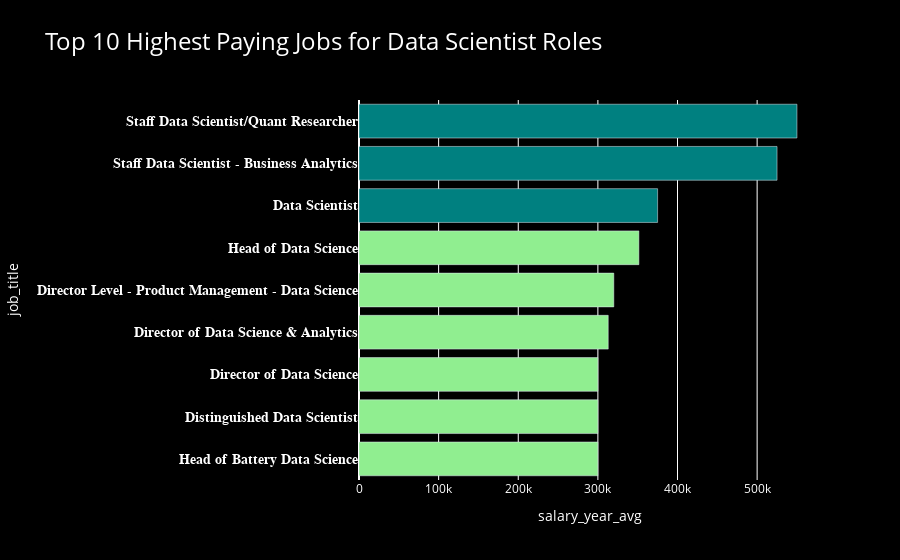

Write notebook code for a chart like this one.
### Code cell
fig_pjobs1.update_layout(
    title={
        'text': 'Top 10 Highest Paying Jobs for Data Scientist Roles',
        'font': {
            'size': 24  # Increase the size of the title
        }
    },
        plot_bgcolor='black',  # Change the plot area background to black
    paper_bgcolor='black',  # Change the entire figure background to black
    font_color='white'  # Change the font color to white for better contrast
)

# Bold the values of the y-axis
fig_pjobs1.update_yaxes(
    tickfont=dict(
        family='Arial',  # Choose your preferred font family
        size=14,         # Size of the y-axis labels
        color='white',   # Color of the y-axis labels
        weight='bold',    # Make the y-axis labels bold
    )
)

### Figure 1 — Plotly figure (JSON) as saved in the notebook; plotly's stock layout.template omitted (floating-point values rounded to 4 significant figures)
{"data": [{"alignmentgroup": "True", "hovertemplate": "salary_year_avg=%{x}<br>job_title=%{y}<extra></extra>", "legendgroup": "", "marker": {"color": ["lightgreen", "lightgreen", "lightgreen", "lightgreen", "lightgreen", "lightgreen", "teal", "teal", "teal"], "pattern": {"shape": ""}}, "name": "", "offsetgroup": "", "orientation": "h", "showlegend": false, "textposition": "auto", "type": "bar", "x": [300000, 300000, 300000, 313000, 320000, 351500, 375000, 525000, 550000], "xaxis": "x", "y": ["Head of Battery Data Science", "Distinguished Data Scientist", "Director of Data Science", "Director of Data Science & Analytics", "Director Level - Product Management - Data Science", "Head of Data Science", "Data Scientist", "Staff Data Scientist - Business Analytics", "Staff Data Scientist/Quant Researcher"], "yaxis": "y"}], "layout": {"barmode": "relative", "font": {"color": "white"}, "legend": {"tracegroupgap": 0}, "paper_bgcolor": "black", "plot_bgcolor": "black", "title": {"font": {"size": 24}, "text": "Top 10 Highest Paying Jobs for Data Scientist Roles"}, "xaxis": {"anchor": "y", "domain": [0, 1], "title": {"text": "salary_year_avg"}}, "yaxis": {"anchor": "x", "automargin": true, "domain": [0, 1], "tickfont": {"color": "white", "family": "Arial", "size": 14, "weight": "bold"}, "ticklen": 19, "tickwidth": 19, "title": {"text": "job_title"}}}}
